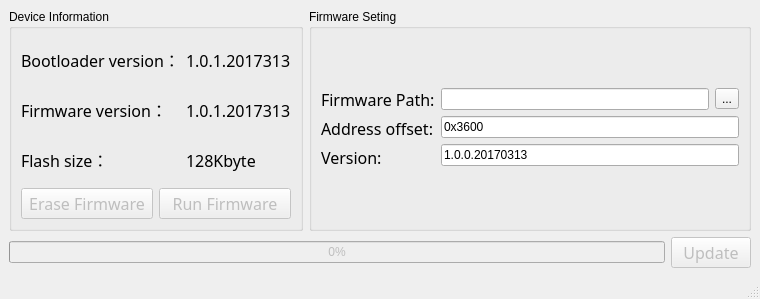
<?xml version="1.0" encoding="UTF-8"?>
<ui version="4.0">
 <class>UpdateFirmware</class>
 <widget class="QMainWindow" name="UpdateFirmware">
  <property name="geometry">
   <rect>
    <x>0</x>
    <y>0</y>
    <width>760</width>
    <height>299</height>
   </rect>
  </property>
  <property name="windowTitle">
   <string>Update Firmware</string>
  </property>
  <property name="windowIcon">
   <iconset resource="../ico.qrc">
    <normaloff>:/ico/ico/Update.png</normaloff>:/ico/ico/Update.png</iconset>
  </property>
  <widget class="QWidget" name="centralwidget">
   <layout class="QGridLayout" name="gridLayout_15">
    <item row="0" column="0">
     <layout class="QGridLayout" name="gridLayout_14">
      <item row="0" column="0">
       <layout class="QGridLayout" name="gridLayout_12">
        <item row="0" column="0">
         <widget class="QGroupBox" name="groupBox">
          <property name="title">
           <string>Device Information</string>
          </property>
          <layout class="QGridLayout" name="gridLayout_11">
           <item row="0" column="0">
            <layout class="QGridLayout" name="gridLayout_10">
             <item row="0" column="0">
              <layout class="QGridLayout" name="gridLayout_3">
               <item row="0" column="0">
                <layout class="QGridLayout" name="gridLayout_2">
                 <item row="0" column="0">
                  <widget class="QLabel" name="label">
                   <property name="font">
                    <font>
                     <family>宋体</family>
                     <pointsize>12</pointsize>
                    </font>
                   </property>
                   <property name="text">
                    <string>Bootloader version：</string>
                   </property>
                  </widget>
                 </item>
                 <item row="1" column="0">
                  <widget class="QLabel" name="label_4">
                   <property name="font">
                    <font>
                     <family>宋体</family>
                     <pointsize>12</pointsize>
                    </font>
                   </property>
                   <property name="text">
                    <string>Firmware version：</string>
                   </property>
                  </widget>
                 </item>
                 <item row="2" column="0">
                  <widget class="QLabel" name="label_3">
                   <property name="font">
                    <font>
                     <family>宋体</family>
                     <pointsize>12</pointsize>
                    </font>
                   </property>
                   <property name="text">
                    <string>Flash size：</string>
                   </property>
                  </widget>
                 </item>
                </layout>
               </item>
               <item row="0" column="1">
                <layout class="QGridLayout" name="gridLayout">
                 <item row="0" column="0">
                  <widget class="QLabel" name="bootloaderVersionLabel">
                   <property name="font">
                    <font>
                     <family>宋体</family>
                     <pointsize>12</pointsize>
                    </font>
                   </property>
                   <property name="text">
                    <string>1.0.1.2017313</string>
                   </property>
                  </widget>
                 </item>
                 <item row="1" column="0">
                  <widget class="QLabel" name="firmwareVersionLabel">
                   <property name="font">
                    <font>
                     <family>宋体</family>
                     <pointsize>12</pointsize>
                    </font>
                   </property>
                   <property name="text">
                    <string>1.0.1.2017313</string>
                   </property>
                  </widget>
                 </item>
                 <item row="2" column="0">
                  <widget class="QLabel" name="flashSizeLabel">
                   <property name="font">
                    <font>
                     <family>宋体</family>
                     <pointsize>12</pointsize>
                    </font>
                   </property>
                   <property name="text">
                    <string>128Kbyte</string>
                   </property>
                  </widget>
                 </item>
                </layout>
               </item>
              </layout>
             </item>
             <item row="1" column="0">
              <layout class="QGridLayout" name="gridLayout_4">
               <item row="0" column="0">
                <widget class="QPushButton" name="eraseButton">
                 <property name="enabled">
                  <bool>false</bool>
                 </property>
                 <property name="font">
                  <font>
                   <family>宋体</family>
                   <pointsize>12</pointsize>
                  </font>
                 </property>
                 <property name="text">
                  <string>Erase Firmware</string>
                 </property>
                 <property name="icon">
                  <iconset resource="../ico.qrc">
                   <normaloff>:/ico/ico/empty_bin.png</normaloff>:/ico/ico/empty_bin.png</iconset>
                 </property>
                 <property name="iconSize">
                  <size>
                   <width>32</width>
                   <height>32</height>
                  </size>
                 </property>
                </widget>
               </item>
               <item row="0" column="1">
                <widget class="QPushButton" name="runButton">
                 <property name="enabled">
                  <bool>false</bool>
                 </property>
                 <property name="font">
                  <font>
                   <family>宋体</family>
                   <pointsize>12</pointsize>
                  </font>
                 </property>
                 <property name="text">
                  <string>Run Firmware</string>
                 </property>
                 <property name="icon">
                  <iconset resource="../ico.qrc">
                   <normaloff>:/ico/ico/jump.png</normaloff>:/ico/ico/jump.png</iconset>
                 </property>
                 <property name="iconSize">
                  <size>
                   <width>32</width>
                   <height>32</height>
                  </size>
                 </property>
                </widget>
               </item>
              </layout>
             </item>
            </layout>
           </item>
          </layout>
         </widget>
        </item>
        <item row="0" column="1">
         <widget class="QGroupBox" name="groupBox_2">
          <property name="title">
           <string>Firmware Seting</string>
          </property>
          <layout class="QGridLayout" name="gridLayout_9">
           <item row="0" column="0">
            <layout class="QGridLayout" name="gridLayout_8">
             <item row="0" column="0">
              <layout class="QGridLayout" name="gridLayout_6">
               <item row="0" column="0">
                <widget class="QLabel" name="label_7">
                 <property name="font">
                  <font>
                   <family>宋体</family>
                   <pointsize>12</pointsize>
                  </font>
                 </property>
                 <property name="text">
                  <string>Firmware Path:</string>
                 </property>
                </widget>
               </item>
               <item row="1" column="0">
                <widget class="QLabel" name="label_8">
                 <property name="font">
                  <font>
                   <family>宋体</family>
                   <pointsize>12</pointsize>
                  </font>
                 </property>
                 <property name="text">
                  <string>Address offset:</string>
                 </property>
                </widget>
               </item>
               <item row="2" column="0">
                <widget class="QLabel" name="label_9">
                 <property name="font">
                  <font>
                   <family>宋体</family>
                   <pointsize>12</pointsize>
                  </font>
                 </property>
                 <property name="text">
                  <string>Version:</string>
                 </property>
                </widget>
               </item>
              </layout>
             </item>
             <item row="0" column="1">
              <layout class="QGridLayout" name="gridLayout_7">
               <item row="0" column="0">
                <layout class="QGridLayout" name="gridLayout_5">
                 <item row="0" column="0">
                  <widget class="QLineEdit" name="pathEdit"/>
                 </item>
                 <item row="0" column="1">
                  <widget class="QToolButton" name="filePathButton">
                   <property name="text">
                    <string>...</string>
                   </property>
                  </widget>
                 </item>
                </layout>
               </item>
               <item row="1" column="0">
                <widget class="QLineEdit" name="addressEdit">
                 <property name="text">
                  <string>0x3600</string>
                 </property>
                </widget>
               </item>
               <item row="2" column="0">
                <widget class="QLineEdit" name="versionEdit">
                 <property name="text">
                  <string>1.0.0.20170313</string>
                 </property>
                </widget>
               </item>
              </layout>
             </item>
            </layout>
           </item>
          </layout>
          <zorder></zorder>
         </widget>
        </item>
       </layout>
      </item>
      <item row="1" column="0">
       <layout class="QGridLayout" name="gridLayout_13">
        <item row="0" column="0">
         <widget class="QProgressBar" name="progressBar">
          <property name="enabled">
           <bool>false</bool>
          </property>
          <property name="value">
           <number>0</number>
          </property>
         </widget>
        </item>
        <item row="0" column="1">
         <widget class="QPushButton" name="updateButton">
          <property name="enabled">
           <bool>false</bool>
          </property>
          <property name="font">
           <font>
            <family>宋体</family>
            <pointsize>12</pointsize>
           </font>
          </property>
          <property name="text">
           <string>Update</string>
          </property>
          <property name="icon">
           <iconset resource="../ico.qrc">
            <normaloff>:/ico/ico/Update.png</normaloff>:/ico/ico/Update.png</iconset>
          </property>
          <property name="iconSize">
           <size>
            <width>32</width>
            <height>32</height>
           </size>
          </property>
         </widget>
        </item>
       </layout>
      </item>
     </layout>
    </item>
   </layout>
  </widget>
  <widget class="QStatusBar" name="statusbar"/>
 </widget>
 <resources>
  <include location="../ico.qrc"/>
 </resources>
 <connections/>
</ui>
